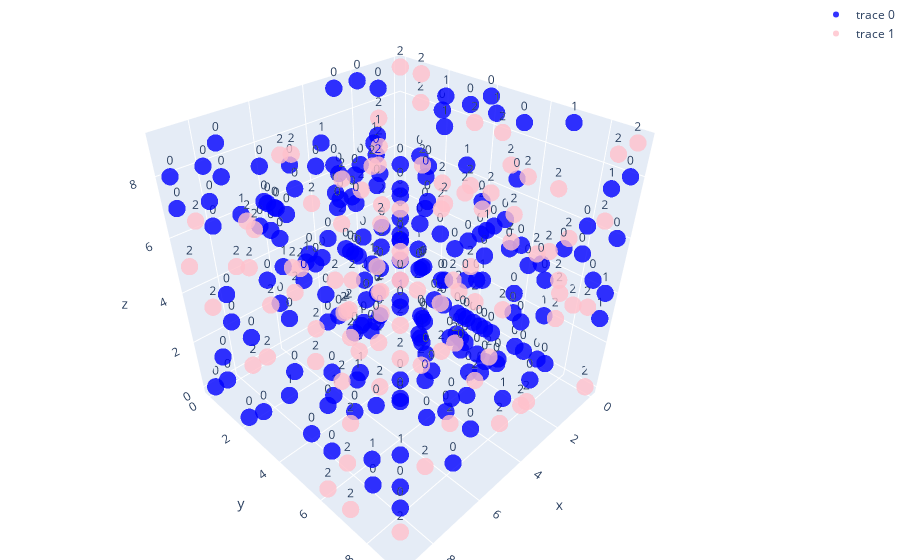

Notebook cell for this chart:
### Markdown cell above
## distributation of 1000 points in 3D space

### Code cell
import plotly.graph_objects as go

def plot_3d_points_with_plotly(points):
    # Separate points based on their type (A or B)
    points_A = [point for point in points if point[0] == 'A']
    points_B = [point for point in points if point[0] == 'B']

    # Extract coordinates and values for points of type A

    x_A = [point[1][0] for point in points_A]
    y_A = [point[1][1] for point in points_A]
    z_A = [point[1][2] for point in points_A]

    values_A = [point[2] for point in points_A]

    # Extract coordinates and values for points of type B
    x_B = [point[1][0] for point in points_B]
    y_B = [point[1][1] for point in points_B]
    z_B = [point[1][2] for point in points_B]
    values_B = [point[2] for point in points_B]

    # Create 3D scatter plots
    trace_A = go.Scatter3d(x=x_A, y=y_A, z=z_A, mode='markers+text',
                           marker=dict(size=6, color='blue', opacity=0.8),
                           text=values_A, textposition='top center')

    trace_B = go.Scatter3d(x=x_B, y=y_B, z=z_B, mode='markers+text',
                           marker=dict(size=6, color='pink', opacity=0.8),
                           text=values_B, textposition='top center')

    # Combine plots and set layout
    data = [trace_A, trace_B]
    layout = go.Layout(margin=dict(l=0, r=0, b=0, t=0))
    fig = go.Figure(data=data, layout=layout)

    # Display the figure
    fig.show()

plot_3d_points_with_plotly(points)

### Figure 1 — Plotly figure (JSON) as saved in the notebook; plotly's stock layout.template omitted (floating-point values rounded to 4 significant figures; data arrays with more than 128 entries replaced by an {"elided": "..."} marker saying what was removed)
{"data": [{"marker": {"color": "blue", "opacity": 0.8, "size": 6}, "mode": "markers+text", "text": {"elided": "200 str values"}, "textposition": "top center", "type": "scatter3d", "x": {"elided": "200 int values"}, "y": {"elided": "200 int values"}, "z": {"elided": "200 int values"}}, {"marker": {"color": "pink", "opacity": 0.8, "size": 6}, "mode": "markers+text", "text": ["2", "2", "2", "2", "2", "2", "2", "2", "2", "2", "2", "2", "2", "2", "2", "2", "2", "2", "2", "2", "2", "2", "2", "2", "2", "2", "2", "2", "2", "2", "2", "2", "2", "2", "2", "2", "2", "2", "2", "2", "2", "2", "2", "2", "2", "2", "2", "2", "2", "2", "2", "2", "2", "2", "2", "2", "2", "2", "2", "2", "2", "2", "2", "2", "2", "2", "2", "2", "2", "2", "2", "2", "2", "2", "2", "2", "2", "2", "2", "2", "2", "2", "2", "2", "2", "2", "2", "2", "2", "2", "2", "2", "2", "2", "2", "2", "2", "2", "2", "2"], "textposition": "top center", "type": "scatter3d", "x": [0, 0, 0, 0, 0, 0, 0, 0, 0, 0, 0, 1, 1, 1, 1, 1, 1, 1, 1, 1, 1, 1, 1, 1, 1, 1, 1, 2, 2, 2, 2, 2, 2, 2, 2, 2, 2, 2, 2, 2, 2, 2, 3, 3, 3, 3, 3, 3, 3, 3, 3, 3, 4, 4, 4, 4, 5, 5, 5, 5, 5, 5, 5, 5, 5, 5, 5, 6, 6, 6, 6, 6, 6, 6, 6, 7, 7, 7, 7, 7, 7, 7, 8, 8, 8, 8, 8, 8, 9, 9, 9, 9, 9, 9, 9, 9, 9, 9, 9, 9], "y": [0, 0, 1, 1, 1, 4, 4, 5, 8, 9, 9, 0, 1, 1, 3, 3, 4, 4, 6, 6, 7, 8, 8, 8, 9, 9, 9, 0, 1, 1, 1, 2, 3, 4, 4, 5, 5, 6, 7, 8, 8, 8, 0, 0, 2, 2, 2, 3, 5, 6, 7, 9, 3, 5, 8, 9, 0, 1, 3, 4, 4, 4, 5, 7, 8, 8, 9, 1, 1, 1, 2, 4, 5, 8, 8, 0, 1, 3, 5, 5, 5, 8, 1, 1, 2, 2, 6, 6, 0, 1, 1, 4, 6, 6, 7, 7, 7, 7, 9, 9], "z": [0, 9, 0, 8, 9, 1, 5, 7, 3, 0, 9, 4, 1, 2, 5, 6, 2, 6, 5, 6, 5, 3, 4, 6, 4, 7, 9, 5, 4, 7, 8, 5, 7, 2, 6, 7, 9, 9, 8, 0, 6, 8, 0, 4, 1, 2, 7, 1, 1, 5, 2, 6, 3, 1, 5, 2, 3, 6, 1, 0, 2, 5, 6, 6, 3, 9, 2, 3, 4, 8, 2, 5, 9, 2, 5, 4, 3, 9, 4, 5, 9, 1, 1, 5, 2, 7, 2, 6, 5, 4, 7, 8, 0, 5, 0, 2, 5, 8, 1, 7]}], "layout": {"margin": {"b": 0, "l": 0, "r": 0, "t": 0}}}
